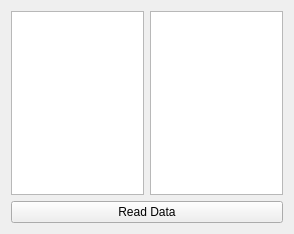
<?xml version="1.0" encoding="UTF-8"?>
<ui version="4.0">
 <class>Widget</class>
 <widget class="QWidget" name="Widget">
  <property name="geometry">
   <rect>
    <x>0</x>
    <y>0</y>
    <width>294</width>
    <height>234</height>
   </rect>
  </property>
  <property name="windowTitle">
   <string>Widget</string>
  </property>
  <layout class="QVBoxLayout" name="verticalLayout">
   <item>
    <layout class="QHBoxLayout" name="horizontalLayout">
     <item>
      <widget class="QTreeView" name="treeView"/>
     </item>
     <item>
      <widget class="QListView" name="listView"/>
     </item>
    </layout>
   </item>
   <item>
    <widget class="QPushButton" name="readDataButton">
     <property name="text">
      <string>Read Data</string>
     </property>
    </widget>
   </item>
  </layout>
 </widget>
 <resources/>
 <connections/>
</ui>
